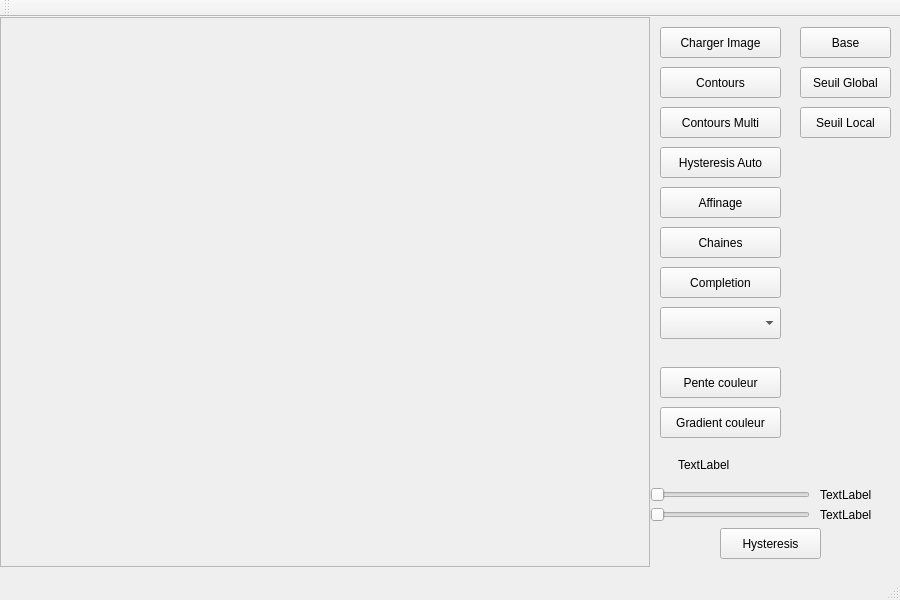
<?xml version="1.0" encoding="UTF-8"?>
<ui version="4.0">
 <class>MainWindow</class>
 <widget class="QMainWindow" name="MainWindow">
  <property name="geometry">
   <rect>
    <x>0</x>
    <y>0</y>
    <width>900</width>
    <height>600</height>
   </rect>
  </property>
  <property name="sizePolicy">
   <sizepolicy hsizetype="Preferred" vsizetype="Preferred">
    <horstretch>0</horstretch>
    <verstretch>0</verstretch>
   </sizepolicy>
  </property>
  <property name="windowTitle">
   <string>MainWindow</string>
  </property>
  <widget class="QWidget" name="centralWidget">
   <property name="sizePolicy">
    <sizepolicy hsizetype="Preferred" vsizetype="Preferred">
     <horstretch>0</horstretch>
     <verstretch>0</verstretch>
    </sizepolicy>
   </property>
   <property name="maximumSize">
    <size>
     <width>16777215</width>
     <height>16777215</height>
    </size>
   </property>
   <widget class="QPushButton" name="loadButton">
    <property name="geometry">
     <rect>
      <x>660</x>
      <y>10</y>
      <width>121</width>
      <height>31</height>
     </rect>
    </property>
    <property name="text">
     <string>Charger Image</string>
    </property>
   </widget>
   <widget class="QScrollArea" name="scrollArea">
    <property name="geometry">
     <rect>
      <x>0</x>
      <y>0</y>
      <width>650</width>
      <height>550</height>
     </rect>
    </property>
    <property name="widgetResizable">
     <bool>true</bool>
    </property>
    <widget class="QWidget" name="imageWidget">
     <property name="geometry">
      <rect>
       <x>0</x>
       <y>0</y>
       <width>648</width>
       <height>548</height>
      </rect>
     </property>
    </widget>
   </widget>
   <widget class="QPushButton" name="contoursButton">
    <property name="geometry">
     <rect>
      <x>660</x>
      <y>50</y>
      <width>121</width>
      <height>31</height>
     </rect>
    </property>
    <property name="text">
     <string>Contours</string>
    </property>
   </widget>
   <widget class="QPushButton" name="hystAutoButton">
    <property name="geometry">
     <rect>
      <x>660</x>
      <y>130</y>
      <width>121</width>
      <height>31</height>
     </rect>
    </property>
    <property name="text">
     <string>Hysteresis Auto</string>
    </property>
   </widget>
   <widget class="QPushButton" name="affineButton">
    <property name="geometry">
     <rect>
      <x>660</x>
      <y>170</y>
      <width>121</width>
      <height>31</height>
     </rect>
    </property>
    <property name="text">
     <string>Affinage</string>
    </property>
   </widget>
   <widget class="QPushButton" name="completeButton">
    <property name="geometry">
     <rect>
      <x>660</x>
      <y>250</y>
      <width>121</width>
      <height>31</height>
     </rect>
    </property>
    <property name="text">
     <string>Completion</string>
    </property>
   </widget>
   <widget class="QPushButton" name="seuilGlobalButton">
    <property name="geometry">
     <rect>
      <x>800</x>
      <y>50</y>
      <width>91</width>
      <height>31</height>
     </rect>
    </property>
    <property name="text">
     <string>Seuil Global</string>
    </property>
   </widget>
   <widget class="QPushButton" name="seuilLocalButton">
    <property name="geometry">
     <rect>
      <x>800</x>
      <y>90</y>
      <width>91</width>
      <height>31</height>
     </rect>
    </property>
    <property name="text">
     <string>Seuil Local</string>
    </property>
   </widget>
   <widget class="QPushButton" name="baseButton">
    <property name="geometry">
     <rect>
      <x>800</x>
      <y>10</y>
      <width>91</width>
      <height>31</height>
     </rect>
    </property>
    <property name="text">
     <string>Base</string>
    </property>
   </widget>
   <widget class="QComboBox" name="typeFilterBox">
    <property name="geometry">
     <rect>
      <x>660</x>
      <y>290</y>
      <width>121</width>
      <height>32</height>
     </rect>
    </property>
   </widget>
   <widget class="QPushButton" name="chainesButton">
    <property name="geometry">
     <rect>
      <x>660</x>
      <y>210</y>
      <width>121</width>
      <height>31</height>
     </rect>
    </property>
    <property name="text">
     <string>Chaines</string>
    </property>
   </widget>
   <widget class="QPushButton" name="penteButton">
    <property name="geometry">
     <rect>
      <x>660</x>
      <y>350</y>
      <width>121</width>
      <height>31</height>
     </rect>
    </property>
    <property name="text">
     <string>Pente couleur</string>
    </property>
   </widget>
   <widget class="QPushButton" name="contoursMultiButton">
    <property name="geometry">
     <rect>
      <x>660</x>
      <y>90</y>
      <width>121</width>
      <height>31</height>
     </rect>
    </property>
    <property name="text">
     <string>Contours Multi</string>
    </property>
   </widget>
   <widget class="QPushButton" name="colorGradientButton">
    <property name="geometry">
     <rect>
      <x>660</x>
      <y>390</y>
      <width>121</width>
      <height>31</height>
     </rect>
    </property>
    <property name="text">
     <string>Gradient couleur</string>
    </property>
   </widget>
   <widget class="QSlider" name="horizontalSlider">
    <property name="geometry">
     <rect>
      <x>650</x>
      <y>470</y>
      <width>160</width>
      <height>16</height>
     </rect>
    </property>
    <property name="orientation">
     <enum>Qt::Horizontal</enum>
    </property>
   </widget>
   <widget class="QSlider" name="horizontalSlider_2">
    <property name="geometry">
     <rect>
      <x>650</x>
      <y>490</y>
      <width>160</width>
      <height>16</height>
     </rect>
    </property>
    <property name="orientation">
     <enum>Qt::Horizontal</enum>
    </property>
   </widget>
   <widget class="QLabel" name="maxlabel">
    <property name="geometry">
     <rect>
      <x>820</x>
      <y>470</y>
      <width>81</width>
      <height>16</height>
     </rect>
    </property>
    <property name="text">
     <string>TextLabel</string>
    </property>
   </widget>
   <widget class="QLabel" name="minlabel">
    <property name="geometry">
     <rect>
      <x>820</x>
      <y>490</y>
      <width>81</width>
      <height>16</height>
     </rect>
    </property>
    <property name="autoFillBackground">
     <bool>false</bool>
    </property>
    <property name="text">
     <string>TextLabel</string>
    </property>
   </widget>
   <widget class="QPushButton" name="hysteSetButton">
    <property name="geometry">
     <rect>
      <x>720</x>
      <y>511</y>
      <width>101</width>
      <height>31</height>
     </rect>
    </property>
    <property name="text">
     <string>Hysteresis</string>
    </property>
   </widget>
   <widget class="QLabel" name="hystHeadLabel">
    <property name="geometry">
     <rect>
      <x>678</x>
      <y>440</y>
      <width>191</width>
      <height>16</height>
     </rect>
    </property>
    <property name="text">
     <string>TextLabel</string>
    </property>
   </widget>
  </widget>
  <widget class="QMenuBar" name="menuBar">
   <property name="geometry">
    <rect>
     <x>0</x>
     <y>0</y>
     <width>900</width>
     <height>19</height>
    </rect>
   </property>
  </widget>
  <widget class="QToolBar" name="mainToolBar">
   <attribute name="toolBarArea">
    <enum>TopToolBarArea</enum>
   </attribute>
   <attribute name="toolBarBreak">
    <bool>false</bool>
   </attribute>
  </widget>
  <widget class="QStatusBar" name="statusBar"/>
 </widget>
 <layoutdefault spacing="6" margin="11"/>
 <resources/>
 <connections/>
</ui>
